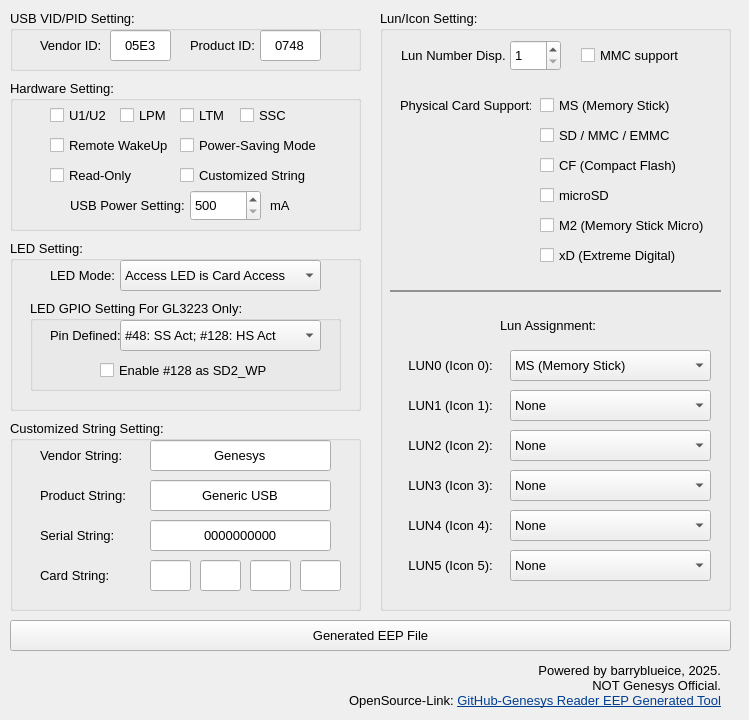
<?xml version="1.0" encoding="UTF-8"?>
<ui version="4.0">
 <class>Form</class>
 <widget class="QWidget" name="Form">
  <property name="geometry">
   <rect>
    <x>0</x>
    <y>0</y>
    <width>749</width>
    <height>720</height>
   </rect>
  </property>
  <property name="font">
   <font>
    <family>Segoe UI</family>
    <pointsize>10</pointsize>
   </font>
  </property>
  <property name="windowTitle">
   <string>Genesys Reader EEP Generated Tool</string>
  </property>
  <widget class="QPushButton" name="generatedbutton">
   <property name="geometry">
    <rect>
     <x>10</x>
     <y>620</y>
     <width>721</width>
     <height>31</height>
    </rect>
   </property>
   <property name="text">
    <string>Generated EEP File</string>
   </property>
  </widget>
  <widget class="QGroupBox" name="groupBox">
   <property name="geometry">
    <rect>
     <x>10</x>
     <y>10</y>
     <width>351</width>
     <height>61</height>
    </rect>
   </property>
   <property name="title">
    <string>USB VID/PID Setting:</string>
   </property>
   <widget class="QLabel" name="label">
    <property name="geometry">
     <rect>
      <x>30</x>
      <y>20</y>
      <width>71</width>
      <height>31</height>
     </rect>
    </property>
    <property name="text">
     <string>Vendor ID:</string>
    </property>
   </widget>
   <widget class="QLabel" name="label_2">
    <property name="geometry">
     <rect>
      <x>180</x>
      <y>20</y>
      <width>81</width>
      <height>31</height>
     </rect>
    </property>
    <property name="text">
     <string>Product ID:</string>
    </property>
   </widget>
   <widget class="QLineEdit" name="vid">
    <property name="geometry">
     <rect>
      <x>100</x>
      <y>20</y>
      <width>61</width>
      <height>31</height>
     </rect>
    </property>
    <property name="text">
     <string>05E3</string>
    </property>
    <property name="maxLength">
     <number>4</number>
    </property>
    <property name="alignment">
     <set>Qt::AlignmentFlag::AlignCenter</set>
    </property>
    <property name="readOnly">
     <bool>false</bool>
    </property>
   </widget>
   <widget class="QLineEdit" name="pid">
    <property name="geometry">
     <rect>
      <x>250</x>
      <y>20</y>
      <width>61</width>
      <height>31</height>
     </rect>
    </property>
    <property name="text">
     <string>0748</string>
    </property>
    <property name="maxLength">
     <number>4</number>
    </property>
    <property name="alignment">
     <set>Qt::AlignmentFlag::AlignCenter</set>
    </property>
    <property name="readOnly">
     <bool>false</bool>
    </property>
   </widget>
  </widget>
  <widget class="QGroupBox" name="groupBox_2">
   <property name="geometry">
    <rect>
     <x>380</x>
     <y>10</y>
     <width>351</width>
     <height>601</height>
    </rect>
   </property>
   <property name="title">
    <string>Lun/Icon Setting:</string>
   </property>
   <widget class="QLabel" name="label_3">
    <property name="geometry">
     <rect>
      <x>21</x>
      <y>30</y>
      <width>131</width>
      <height>31</height>
     </rect>
    </property>
    <property name="text">
     <string>Lun Number Disp.</string>
    </property>
   </widget>
   <widget class="QSpinBox" name="spinBox">
    <property name="geometry">
     <rect>
      <x>130</x>
      <y>30</y>
      <width>51</width>
      <height>31</height>
     </rect>
    </property>
    <property name="minimum">
     <number>1</number>
    </property>
    <property name="maximum">
     <number>5</number>
    </property>
   </widget>
   <widget class="QLabel" name="label_4">
    <property name="geometry">
     <rect>
      <x>20</x>
      <y>80</y>
      <width>131</width>
      <height>31</height>
     </rect>
    </property>
    <property name="text">
     <string>Physical Card Support:</string>
    </property>
   </widget>
   <widget class="QCheckBox" name="pcs_ms">
    <property name="geometry">
     <rect>
      <x>160</x>
      <y>80</y>
      <width>141</width>
      <height>31</height>
     </rect>
    </property>
    <property name="text">
     <string>MS (Memory Stick)</string>
    </property>
   </widget>
   <widget class="QCheckBox" name="pcs_sd">
    <property name="geometry">
     <rect>
      <x>160</x>
      <y>110</y>
      <width>141</width>
      <height>31</height>
     </rect>
    </property>
    <property name="text">
     <string>SD / MMC / EMMC</string>
    </property>
   </widget>
   <widget class="QCheckBox" name="pcs_cf">
    <property name="geometry">
     <rect>
      <x>160</x>
      <y>140</y>
      <width>141</width>
      <height>31</height>
     </rect>
    </property>
    <property name="text">
     <string>CF (Compact Flash)</string>
    </property>
   </widget>
   <widget class="QCheckBox" name="pcs_msd">
    <property name="geometry">
     <rect>
      <x>160</x>
      <y>170</y>
      <width>141</width>
      <height>31</height>
     </rect>
    </property>
    <property name="text">
     <string>microSD</string>
    </property>
   </widget>
   <widget class="QCheckBox" name="pcs_m2">
    <property name="geometry">
     <rect>
      <x>160</x>
      <y>200</y>
      <width>181</width>
      <height>31</height>
     </rect>
    </property>
    <property name="text">
     <string>M2 (Memory Stick Micro)</string>
    </property>
   </widget>
   <widget class="QCheckBox" name="pcs_xd">
    <property name="geometry">
     <rect>
      <x>160</x>
      <y>230</y>
      <width>181</width>
      <height>31</height>
     </rect>
    </property>
    <property name="text">
     <string>xD (Extreme Digital)</string>
    </property>
   </widget>
   <widget class="QLabel" name="label_13">
    <property name="geometry">
     <rect>
      <x>120</x>
      <y>300</y>
      <width>131</width>
      <height>31</height>
     </rect>
    </property>
    <property name="text">
     <string>Lun Assignment:</string>
    </property>
   </widget>
   <widget class="QLabel" name="label_14">
    <property name="geometry">
     <rect>
      <x>20</x>
      <y>340</y>
      <width>101</width>
      <height>31</height>
     </rect>
    </property>
    <property name="text">
     <string>LUN0 (Icon 0):</string>
    </property>
    <property name="alignment">
     <set>Qt::AlignmentFlag::AlignCenter</set>
    </property>
   </widget>
   <widget class="QCheckBox" name="mmc_support">
    <property name="geometry">
     <rect>
      <x>201</x>
      <y>30</y>
      <width>111</width>
      <height>31</height>
     </rect>
    </property>
    <property name="text">
     <string>MMC support</string>
    </property>
   </widget>
   <widget class="QComboBox" name="lun0_assignment">
    <property name="geometry">
     <rect>
      <x>130</x>
      <y>340</y>
      <width>201</width>
      <height>31</height>
     </rect>
    </property>
    <item>
     <property name="text">
      <string>MS (Memory Stick)</string>
     </property>
    </item>
    <item>
     <property name="text">
      <string>SD / MMC / EMMC</string>
     </property>
    </item>
    <item>
     <property name="text">
      <string>CF (Compact Flash)</string>
     </property>
    </item>
    <item>
     <property name="text">
      <string>microSD</string>
     </property>
    </item>
    <item>
     <property name="text">
      <string>M2 (Memory Stick Micro)</string>
     </property>
    </item>
    <item>
     <property name="text">
      <string>xD (Extreme Digital)</string>
     </property>
    </item>
    <item>
     <property name="text">
      <string>None</string>
     </property>
    </item>
   </widget>
   <widget class="QComboBox" name="lun1_assignment">
    <property name="geometry">
     <rect>
      <x>130</x>
      <y>380</y>
      <width>201</width>
      <height>31</height>
     </rect>
    </property>
    <property name="currentIndex">
     <number>6</number>
    </property>
    <property name="modelColumn">
     <number>0</number>
    </property>
    <item>
     <property name="text">
      <string>MS (Memory Stick)</string>
     </property>
    </item>
    <item>
     <property name="text">
      <string>SD / MMC / EMMC</string>
     </property>
    </item>
    <item>
     <property name="text">
      <string>CF (Compact Flash)</string>
     </property>
    </item>
    <item>
     <property name="text">
      <string>microSD</string>
     </property>
    </item>
    <item>
     <property name="text">
      <string>M2 (Memory Stick Micro)</string>
     </property>
    </item>
    <item>
     <property name="text">
      <string>xD (Extreme Digital)</string>
     </property>
    </item>
    <item>
     <property name="text">
      <string>None</string>
     </property>
    </item>
   </widget>
   <widget class="QLabel" name="label_15">
    <property name="geometry">
     <rect>
      <x>20</x>
      <y>380</y>
      <width>101</width>
      <height>31</height>
     </rect>
    </property>
    <property name="text">
     <string>LUN1 (Icon 1):</string>
    </property>
    <property name="alignment">
     <set>Qt::AlignmentFlag::AlignCenter</set>
    </property>
   </widget>
   <widget class="QComboBox" name="lun2_assignment">
    <property name="geometry">
     <rect>
      <x>130</x>
      <y>420</y>
      <width>201</width>
      <height>31</height>
     </rect>
    </property>
    <property name="currentIndex">
     <number>6</number>
    </property>
    <item>
     <property name="text">
      <string>MS (Memory Stick)</string>
     </property>
    </item>
    <item>
     <property name="text">
      <string>SD / MMC / EMMC</string>
     </property>
    </item>
    <item>
     <property name="text">
      <string>CF (Compact Flash)</string>
     </property>
    </item>
    <item>
     <property name="text">
      <string>microSD</string>
     </property>
    </item>
    <item>
     <property name="text">
      <string>M2 (Memory Stick Micro)</string>
     </property>
    </item>
    <item>
     <property name="text">
      <string>xD (Extreme Digital)</string>
     </property>
    </item>
    <item>
     <property name="text">
      <string>None</string>
     </property>
    </item>
   </widget>
   <widget class="QLabel" name="label_16">
    <property name="geometry">
     <rect>
      <x>20</x>
      <y>420</y>
      <width>101</width>
      <height>31</height>
     </rect>
    </property>
    <property name="text">
     <string>LUN2 (Icon 2):</string>
    </property>
    <property name="alignment">
     <set>Qt::AlignmentFlag::AlignCenter</set>
    </property>
   </widget>
   <widget class="QComboBox" name="lun3_assignment">
    <property name="geometry">
     <rect>
      <x>130</x>
      <y>460</y>
      <width>201</width>
      <height>31</height>
     </rect>
    </property>
    <property name="currentIndex">
     <number>6</number>
    </property>
    <item>
     <property name="text">
      <string>MS (Memory Stick)</string>
     </property>
    </item>
    <item>
     <property name="text">
      <string>SD / MMC / EMMC</string>
     </property>
    </item>
    <item>
     <property name="text">
      <string>CF (Compact Flash)</string>
     </property>
    </item>
    <item>
     <property name="text">
      <string>microSD</string>
     </property>
    </item>
    <item>
     <property name="text">
      <string>M2 (Memory Stick Micro)</string>
     </property>
    </item>
    <item>
     <property name="text">
      <string>xD (Extreme Digital)</string>
     </property>
    </item>
    <item>
     <property name="text">
      <string>None</string>
     </property>
    </item>
   </widget>
   <widget class="QLabel" name="label_17">
    <property name="geometry">
     <rect>
      <x>20</x>
      <y>460</y>
      <width>101</width>
      <height>31</height>
     </rect>
    </property>
    <property name="text">
     <string>LUN3 (Icon 3):</string>
    </property>
    <property name="alignment">
     <set>Qt::AlignmentFlag::AlignCenter</set>
    </property>
   </widget>
   <widget class="QComboBox" name="lun4_assignment">
    <property name="geometry">
     <rect>
      <x>130</x>
      <y>500</y>
      <width>201</width>
      <height>31</height>
     </rect>
    </property>
    <property name="currentIndex">
     <number>6</number>
    </property>
    <item>
     <property name="text">
      <string>MS (Memory Stick)</string>
     </property>
    </item>
    <item>
     <property name="text">
      <string>SD / MMC / EMMC</string>
     </property>
    </item>
    <item>
     <property name="text">
      <string>CF (Compact Flash)</string>
     </property>
    </item>
    <item>
     <property name="text">
      <string>microSD</string>
     </property>
    </item>
    <item>
     <property name="text">
      <string>M2 (Memory Stick Micro)</string>
     </property>
    </item>
    <item>
     <property name="text">
      <string>xD (Extreme Digital)</string>
     </property>
    </item>
    <item>
     <property name="text">
      <string>None</string>
     </property>
    </item>
   </widget>
   <widget class="QLabel" name="label_18">
    <property name="geometry">
     <rect>
      <x>20</x>
      <y>500</y>
      <width>101</width>
      <height>31</height>
     </rect>
    </property>
    <property name="text">
     <string>LUN4 (Icon 4):</string>
    </property>
    <property name="alignment">
     <set>Qt::AlignmentFlag::AlignCenter</set>
    </property>
   </widget>
   <widget class="QComboBox" name="lun5_assignment">
    <property name="geometry">
     <rect>
      <x>130</x>
      <y>540</y>
      <width>201</width>
      <height>31</height>
     </rect>
    </property>
    <property name="currentIndex">
     <number>6</number>
    </property>
    <item>
     <property name="text">
      <string>MS (Memory Stick)</string>
     </property>
    </item>
    <item>
     <property name="text">
      <string>SD / MMC / EMMC</string>
     </property>
    </item>
    <item>
     <property name="text">
      <string>CF (Compact Flash)</string>
     </property>
    </item>
    <item>
     <property name="text">
      <string>microSD</string>
     </property>
    </item>
    <item>
     <property name="text">
      <string>M2 (Memory Stick Micro)</string>
     </property>
    </item>
    <item>
     <property name="text">
      <string>xD (Extreme Digital)</string>
     </property>
    </item>
    <item>
     <property name="text">
      <string>None</string>
     </property>
    </item>
   </widget>
   <widget class="QLabel" name="label_19">
    <property name="geometry">
     <rect>
      <x>20</x>
      <y>540</y>
      <width>101</width>
      <height>31</height>
     </rect>
    </property>
    <property name="text">
     <string>LUN5 (Icon 5):</string>
    </property>
    <property name="alignment">
     <set>Qt::AlignmentFlag::AlignCenter</set>
    </property>
   </widget>
   <widget class="QLabel" name="label_20">
    <property name="geometry">
     <rect>
      <x>10</x>
      <y>280</y>
      <width>331</width>
      <height>2</height>
     </rect>
    </property>
    <property name="styleSheet">
     <string notr="true">background-color: rgb(146, 146, 146);</string>
    </property>
    <property name="text">
     <string/>
    </property>
    <property name="alignment">
     <set>Qt::AlignmentFlag::AlignCenter</set>
    </property>
   </widget>
  </widget>
  <widget class="QGroupBox" name="groupBox_3">
   <property name="geometry">
    <rect>
     <x>10</x>
     <y>80</y>
     <width>351</width>
     <height>151</height>
    </rect>
   </property>
   <property name="title">
    <string>Hardware Setting:</string>
   </property>
   <widget class="QCheckBox" name="u1u2">
    <property name="geometry">
     <rect>
      <x>40</x>
      <y>20</y>
      <width>71</width>
      <height>31</height>
     </rect>
    </property>
    <property name="text">
     <string>U1/U2</string>
    </property>
   </widget>
   <widget class="QCheckBox" name="lpm">
    <property name="geometry">
     <rect>
      <x>110</x>
      <y>20</y>
      <width>51</width>
      <height>31</height>
     </rect>
    </property>
    <property name="text">
     <string>LPM</string>
    </property>
   </widget>
   <widget class="QCheckBox" name="power_saving_mode">
    <property name="geometry">
     <rect>
      <x>170</x>
      <y>50</y>
      <width>151</width>
      <height>31</height>
     </rect>
    </property>
    <property name="text">
     <string>Power-Saving Mode</string>
    </property>
   </widget>
   <widget class="QCheckBox" name="remote_wakeup">
    <property name="geometry">
     <rect>
      <x>40</x>
      <y>50</y>
      <width>131</width>
      <height>31</height>
     </rect>
    </property>
    <property name="text">
     <string>Remote WakeUp</string>
    </property>
   </widget>
   <widget class="QCheckBox" name="ssc">
    <property name="geometry">
     <rect>
      <x>230</x>
      <y>20</y>
      <width>51</width>
      <height>31</height>
     </rect>
    </property>
    <property name="text">
     <string>SSC</string>
    </property>
   </widget>
   <widget class="QCheckBox" name="ltm">
    <property name="geometry">
     <rect>
      <x>170</x>
      <y>20</y>
      <width>51</width>
      <height>31</height>
     </rect>
    </property>
    <property name="text">
     <string>LTM</string>
    </property>
   </widget>
   <widget class="QCheckBox" name="readonly">
    <property name="geometry">
     <rect>
      <x>40</x>
      <y>80</y>
      <width>91</width>
      <height>31</height>
     </rect>
    </property>
    <property name="text">
     <string>Read-Only</string>
    </property>
   </widget>
   <widget class="QCheckBox" name="customized_string">
    <property name="geometry">
     <rect>
      <x>170</x>
      <y>80</y>
      <width>141</width>
      <height>31</height>
     </rect>
    </property>
    <property name="text">
     <string>Customized String</string>
    </property>
   </widget>
   <widget class="QLabel" name="label_21">
    <property name="geometry">
     <rect>
      <x>60</x>
      <y>110</y>
      <width>121</width>
      <height>31</height>
     </rect>
    </property>
    <property name="text">
     <string>USB Power Setting:</string>
    </property>
   </widget>
   <widget class="QSpinBox" name="usb_power_setting">
    <property name="geometry">
     <rect>
      <x>180</x>
      <y>110</y>
      <width>71</width>
      <height>31</height>
     </rect>
    </property>
    <property name="minimum">
     <number>500</number>
    </property>
    <property name="maximum">
     <number>900</number>
    </property>
    <property name="singleStep">
     <number>8</number>
    </property>
   </widget>
   <widget class="QLabel" name="label_22">
    <property name="geometry">
     <rect>
      <x>260</x>
      <y>110</y>
      <width>31</width>
      <height>31</height>
     </rect>
    </property>
    <property name="text">
     <string>mA</string>
    </property>
   </widget>
  </widget>
  <widget class="QGroupBox" name="groupBox_4">
   <property name="geometry">
    <rect>
     <x>10</x>
     <y>420</y>
     <width>351</width>
     <height>191</height>
    </rect>
   </property>
   <property name="title">
    <string>Customized String Setting:</string>
   </property>
   <widget class="QLabel" name="label_9">
    <property name="geometry">
     <rect>
      <x>30</x>
      <y>20</y>
      <width>101</width>
      <height>31</height>
     </rect>
    </property>
    <property name="text">
     <string>Vendor String:</string>
    </property>
   </widget>
   <widget class="QLineEdit" name="v_str">
    <property name="geometry">
     <rect>
      <x>140</x>
      <y>20</y>
      <width>181</width>
      <height>31</height>
     </rect>
    </property>
    <property name="text">
     <string>Genesys</string>
    </property>
    <property name="maxLength">
     <number>8</number>
    </property>
    <property name="alignment">
     <set>Qt::AlignmentFlag::AlignCenter</set>
    </property>
    <property name="readOnly">
     <bool>false</bool>
    </property>
   </widget>
   <widget class="QLineEdit" name="p_str">
    <property name="geometry">
     <rect>
      <x>140</x>
      <y>60</y>
      <width>181</width>
      <height>31</height>
     </rect>
    </property>
    <property name="text">
     <string>Generic USB</string>
    </property>
    <property name="maxLength">
     <number>12</number>
    </property>
    <property name="alignment">
     <set>Qt::AlignmentFlag::AlignCenter</set>
    </property>
    <property name="readOnly">
     <bool>false</bool>
    </property>
   </widget>
   <widget class="QLabel" name="label_10">
    <property name="geometry">
     <rect>
      <x>30</x>
      <y>60</y>
      <width>101</width>
      <height>31</height>
     </rect>
    </property>
    <property name="text">
     <string>Product String:</string>
    </property>
   </widget>
   <widget class="QLineEdit" name="s_str">
    <property name="geometry">
     <rect>
      <x>140</x>
      <y>100</y>
      <width>181</width>
      <height>31</height>
     </rect>
    </property>
    <property name="text">
     <string>0000000000</string>
    </property>
    <property name="maxLength">
     <number>10</number>
    </property>
    <property name="alignment">
     <set>Qt::AlignmentFlag::AlignCenter</set>
    </property>
    <property name="readOnly">
     <bool>false</bool>
    </property>
   </widget>
   <widget class="QLabel" name="label_11">
    <property name="geometry">
     <rect>
      <x>30</x>
      <y>100</y>
      <width>101</width>
      <height>31</height>
     </rect>
    </property>
    <property name="text">
     <string>Serial String:</string>
    </property>
   </widget>
   <widget class="QLabel" name="label_12">
    <property name="geometry">
     <rect>
      <x>30</x>
      <y>140</y>
      <width>71</width>
      <height>31</height>
     </rect>
    </property>
    <property name="text">
     <string>Card String:</string>
    </property>
   </widget>
   <widget class="QLineEdit" name="c_str_0">
    <property name="geometry">
     <rect>
      <x>140</x>
      <y>140</y>
      <width>41</width>
      <height>31</height>
     </rect>
    </property>
    <property name="text">
     <string/>
    </property>
    <property name="maxLength">
     <number>4</number>
    </property>
    <property name="alignment">
     <set>Qt::AlignmentFlag::AlignCenter</set>
    </property>
    <property name="readOnly">
     <bool>false</bool>
    </property>
   </widget>
   <widget class="QLineEdit" name="c_str_1">
    <property name="geometry">
     <rect>
      <x>190</x>
      <y>140</y>
      <width>41</width>
      <height>31</height>
     </rect>
    </property>
    <property name="text">
     <string/>
    </property>
    <property name="maxLength">
     <number>4</number>
    </property>
    <property name="alignment">
     <set>Qt::AlignmentFlag::AlignCenter</set>
    </property>
    <property name="readOnly">
     <bool>false</bool>
    </property>
   </widget>
   <widget class="QLineEdit" name="c_str_3">
    <property name="geometry">
     <rect>
      <x>290</x>
      <y>140</y>
      <width>41</width>
      <height>31</height>
     </rect>
    </property>
    <property name="text">
     <string/>
    </property>
    <property name="maxLength">
     <number>4</number>
    </property>
    <property name="alignment">
     <set>Qt::AlignmentFlag::AlignCenter</set>
    </property>
    <property name="readOnly">
     <bool>false</bool>
    </property>
   </widget>
   <widget class="QLineEdit" name="c_str_2">
    <property name="geometry">
     <rect>
      <x>240</x>
      <y>140</y>
      <width>41</width>
      <height>31</height>
     </rect>
    </property>
    <property name="text">
     <string/>
    </property>
    <property name="maxLength">
     <number>4</number>
    </property>
    <property name="alignment">
     <set>Qt::AlignmentFlag::AlignCenter</set>
    </property>
    <property name="readOnly">
     <bool>false</bool>
    </property>
   </widget>
  </widget>
  <widget class="QGroupBox" name="groupBox_5">
   <property name="geometry">
    <rect>
     <x>10</x>
     <y>240</y>
     <width>351</width>
     <height>171</height>
    </rect>
   </property>
   <property name="title">
    <string>LED Setting:</string>
   </property>
   <widget class="QLabel" name="label_5">
    <property name="geometry">
     <rect>
      <x>40</x>
      <y>20</y>
      <width>81</width>
      <height>31</height>
     </rect>
    </property>
    <property name="text">
     <string>LED Mode:</string>
    </property>
   </widget>
   <widget class="QComboBox" name="led_mode">
    <property name="geometry">
     <rect>
      <x>110</x>
      <y>20</y>
      <width>201</width>
      <height>31</height>
     </rect>
    </property>
    <item>
     <property name="text">
      <string>Access LED is Card Access</string>
     </property>
    </item>
    <item>
     <property name="text">
      <string>Access LED is Power Access</string>
     </property>
    </item>
   </widget>
   <widget class="QGroupBox" name="groupBox_6">
    <property name="geometry">
     <rect>
      <x>20</x>
      <y>60</y>
      <width>311</width>
      <height>91</height>
     </rect>
    </property>
    <property name="title">
     <string>LED GPIO Setting For GL3223 Only:</string>
    </property>
    <widget class="QLabel" name="label_6">
     <property name="geometry">
      <rect>
       <x>20</x>
       <y>20</y>
       <width>81</width>
       <height>31</height>
      </rect>
     </property>
     <property name="text">
      <string>Pin Defined:</string>
     </property>
    </widget>
    <widget class="QComboBox" name="_3233_pin_defined">
     <property name="geometry">
      <rect>
       <x>90</x>
       <y>20</y>
       <width>201</width>
       <height>31</height>
      </rect>
     </property>
     <item>
      <property name="text">
       <string>#48: SS Act; #128: HS Act</string>
      </property>
     </item>
     <item>
      <property name="text">
       <string>#48: LED Mode; #128: Power</string>
      </property>
     </item>
    </widget>
    <widget class="QCheckBox" name="sd2_wp_enabled">
     <property name="geometry">
      <rect>
       <x>70</x>
       <y>60</y>
       <width>171</width>
       <height>21</height>
      </rect>
     </property>
     <property name="text">
      <string>Enable #128 as SD2_WP</string>
     </property>
    </widget>
   </widget>
  </widget>
  <widget class="QLabel" name="label_23">
   <property name="geometry">
    <rect>
     <x>340</x>
     <y>660</y>
     <width>381</width>
     <height>51</height>
    </rect>
   </property>
   <property name="text">
    <string>&lt;html&gt;&lt;head/&gt;&lt;body&gt;&lt;p align=&quot;right&quot;&gt;Powered by barryblueice, 2025. &lt;br/&gt;NOT Genesys Official.&lt;br/&gt;OpenSource-Link: &lt;a href=&quot;https://github.com/barryblueice/Genesys-Reader-EEP-Generated-Tool&quot;&gt;&lt;span style=&quot; text-decoration: underline; color:#003e92;&quot;&gt;GitHub-Genesys Reader EEP Generated Tool&lt;/span&gt;&lt;/a&gt;&lt;/p&gt;&lt;/body&gt;&lt;/html&gt;</string>
   </property>
   <property name="alignment">
    <set>Qt::AlignmentFlag::AlignRight|Qt::AlignmentFlag::AlignTrailing|Qt::AlignmentFlag::AlignVCenter</set>
   </property>
   <property name="openExternalLinks">
    <bool>true</bool>
   </property>
  </widget>
 </widget>
 <resources/>
 <connections/>
</ui>
